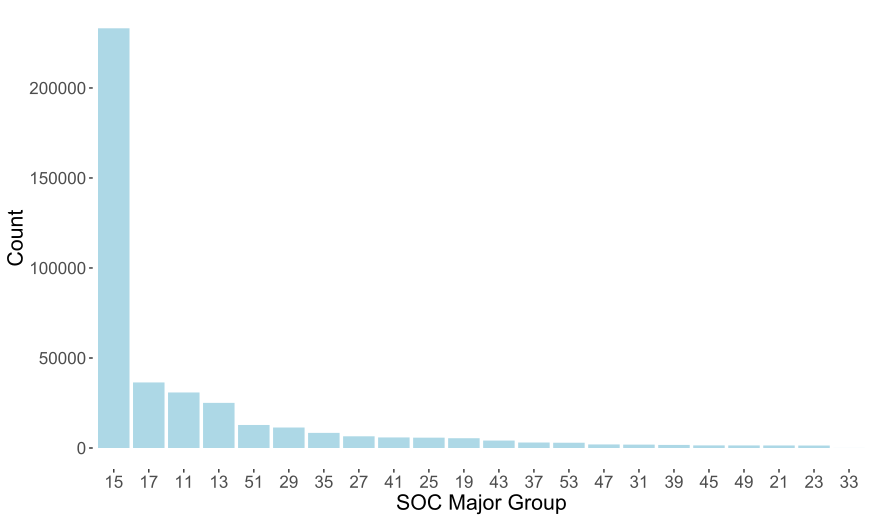

The script that drew this image:
library(tidyverse)
library(ggplot2)

rm(list=ls())

data <- readRDS('Transformed.rds')

majorCodes <- data %>%
    group_by(SOCMajor) %>%
    summarise(
        count=n(),
        pctDenied=sum(Status=='Denied')/count
    )

ggplot(data=majorCodes) +
    geom_bar(mapping=aes(x=reorder(SOCMajor,-count),y=count),stat='identity',fill='lightblue')+
    theme(panel.background = element_rect(fill = 'white', colour = 'white'))+
    xlab("SOC Major Group")+
    ylab("Count")+
    theme(text=element_text(size=16))
